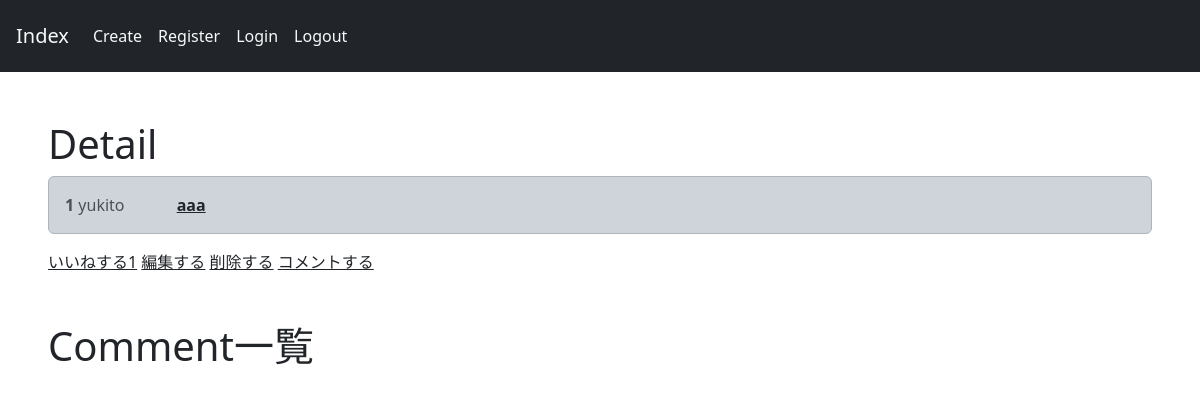
The app's page /post/1, older data.
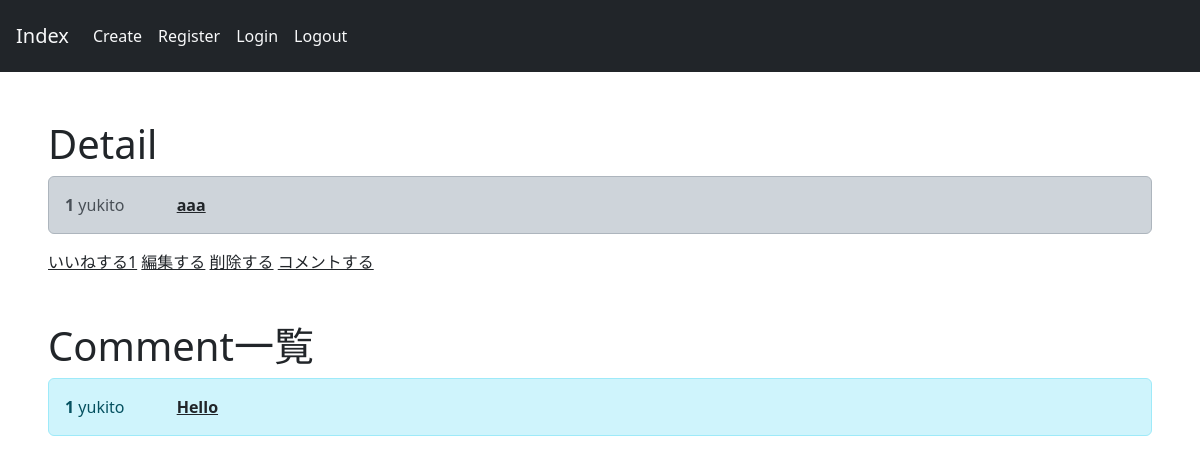
The same page, newer data.
### core/models.py (models this page shows, shortened)
class Comment(models.Model):
    user=models.ForeignKey(User,on_delete=models.CASCADE)
    post=models.ForeignKey(Post,on_delete=models.CASCADE)
    text=models.TextField(max_length=300)

### core/views.py (the view)
# urls.py: path('post/<int:pk>',views.detail,name='detail'),
def detail(request,pk):
    post=Post.objects.get(pk=pk)
    like_count=Like.objects.filter(post=post).count()
    comments=Comment.objects.filter(post=post)
    context={
        'p': post,
        'like_count': like_count,
        'comments': comments,
    }
    return render(request,'core/detail.html',context)

### templates/core/detail.html
{% extends 'base.html' %}
{% block content %}
<div class="m-5">
<h1>Detail</h1>
<div class="alert alert-dark " role="alert">
    <strong>{{p.id}}</strong>
    {{p.user}}
    <strong>
        <a href="" class="text-dark p-5">{{p.text}}</a>
    </strong>
</div>
<a href="{% url 'like' p.id %}" class="text-dark">いいねする{{like_count}}</a>
<a href="{% url 'update' p.id %}" class="text-dark">編集する</a>
<a href="{% url 'delete' p.id %}" class="text-dark">削除する</a>
<a href="{% url 'comment' p.id %}" class="text-dark">コメントする</a>
</div>
<div class="m-5">
<h1>Comment一覧</h1>
{% for c in comments %}
<div class="alert alert-info" role="alert">
    <strong>{{c.id}}</strong>
    {{c.user}}
    <strong>
        <a href="" class="text-dark p-5">{{c.text}}</a>
    </strong>
</div>
{% endfor %}
</div>
{% endblock content %}

Row changes from the older to the newer data that the page shows:
added Comment: id "1", user "yukito", text "Hello"
